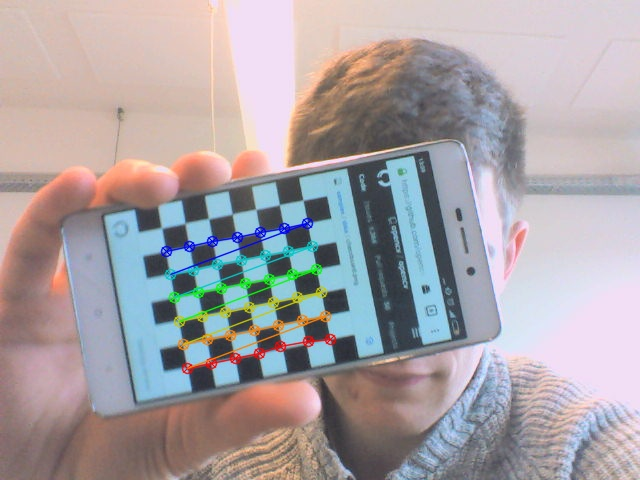
#> input picture calibrationImages/20180326_13h09m37s918838.jpg, 640 x 480 px, given in place of the camera
$ python pedtrack2.py --image calibrationImages/20180326_13h09m37s918838.jpg   (Python 2 division)   (older library calls are emulated)
#> lines starting #> are read from the running program, lines starting #| are printed output that depends on the picture; after the words box and inside, x2 and y2 are one past the last pixel; in counts of white or black regions, pixels touching at a corner belong together
### webcam.py
import cv2
from threading import Thread


class Webcam:

    def __init__(self, input):
#> called with input = 0
        self.video_capture = cv2.VideoCapture(input)
        self.current_frame = self.video_capture.read()[1]
#> self.current_frame is the input picture: shape (480, 640, 3); mean B, G, R 165.3, 161.8, 168.8

    # create thread for capturing images
    def start(self):
        Thread(target=self._update_frame, args=()).start()

    def _update_frame(self):
        while (True):
            self.current_frame = self.video_capture.read()[1]

    # get the current frame
    def get_current_frame(self):
        return self.current_frame

### pedtrack2.py
# import the necessary packages
import argparse
from webcam import Webcam
import numpy as np
import math
import time
import cv2

# construct the argument parser and parse the arguments
ap = argparse.ArgumentParser()
ap.add_argument("-v", "--video", help="path to the video file")
ap.add_argument("-i", "--image", help="path to the background image")
ap.add_argument("-a", "--min-area", type=int, default=500, help="minimum area size")
ap.add_argument("-c", "--calibration-time", type=int, default=300, help="time between calibrations")
args = vars(ap.parse_args())

# if the video argument is None, then we are reading from webcam.py
if args.get("video", None) is None:
    camera = Webcam(0)
    camera.start()
    time.sleep(0.25)

# otherwise, we are reading from a video file
else:
    camera = Webcam(args["video"])
    camera.start()

# load mask image
backgroundImg = cv2.imread(args["image"]).astype(np.float)
backgroundImgHeight, backgroundImgWidth, _ = backgroundImg.shape
#> backgroundImgHeight = 480; backgroundImgWidth = 640

# load calibration image
calibrationImg = cv2.imread("chessboard.png")
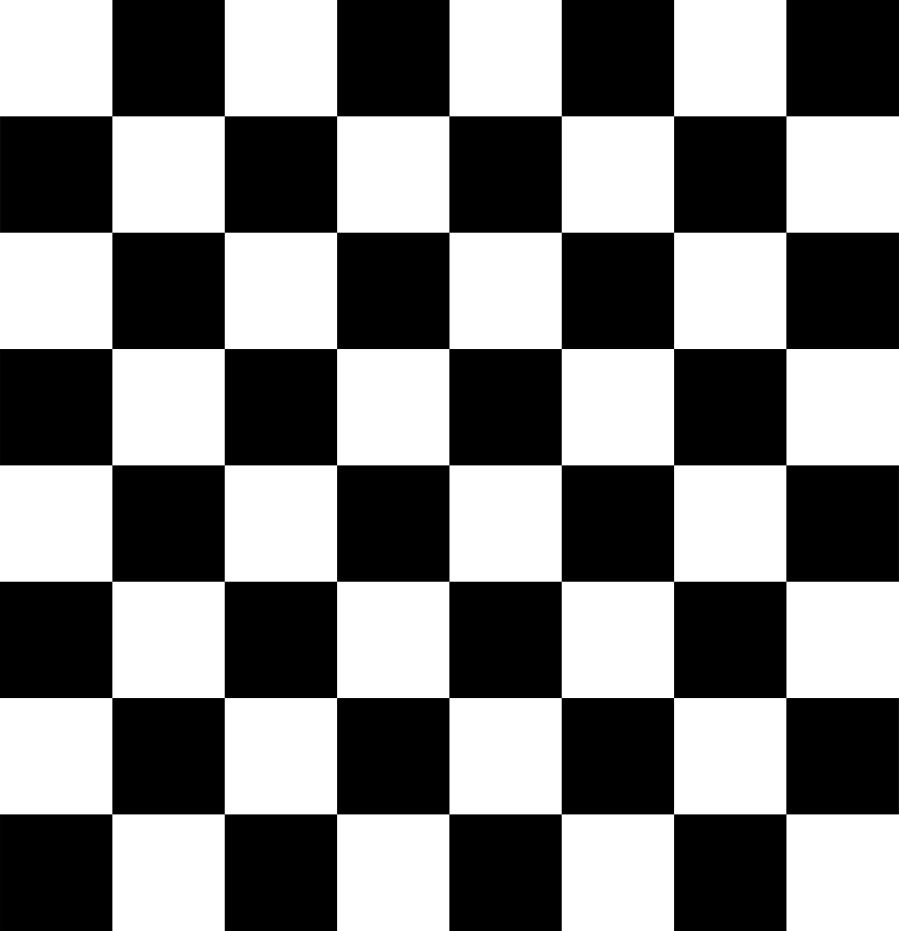
#> input picture chessboard.png, 3595 x 3723 px (shown at 1/4 size)
#> calibrationImg is the input picture: shape (3723, 3595, 3); min 0, max 255, mean 127.5
# resize for fullscreen
calibrationImg = cv2.resize(calibrationImg, (backgroundImgWidth, backgroundImgHeight))
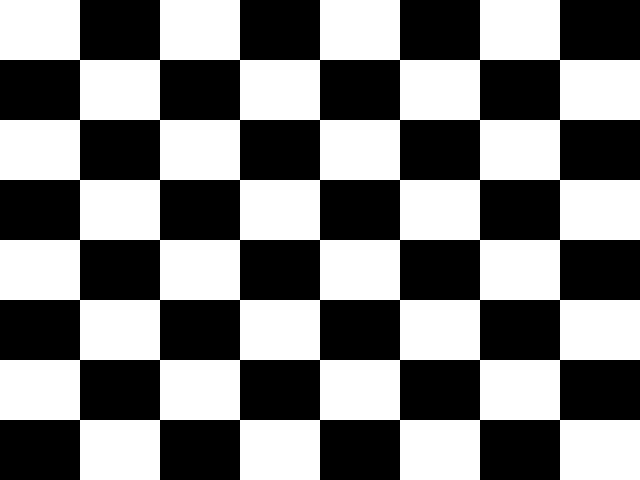
#> calibrationImg: shape (480, 640, 3); 50% white; 1 white region, box (x1, y1, x2, y2) and area: (0, 0, 640, 480) 153600

'''
CALIBRATION PHASE
'''

def get_projection_distortion(sampleCount):
    print "Getting Projection Distortion..."

    # count successful samples
    i = 0

    # termination criteria
    criteria = (cv2.TERM_CRITERIA_EPS + cv2.TERM_CRITERIA_MAX_ITER, 30, 0.001)

    # prepare object points, like (0,0,0), (1,0,0), (2,0,0) ....,(6,5,0)
    objp = np.zeros((6 * 7, 3), np.float32)
    objp[:, :2] = np.mgrid[0:7, 0:6].T.reshape(-1, 2)

    # Arrays to store object points and image points from all the images.
    objpoints = []  # 3d point in real world space
    imgpoints = []  # 2d points in image plane.

    # show calibration image in fullscreen
    cv2.namedWindow("Calibration", cv2.WINDOW_NORMAL)
    cv2.setWindowProperty("Calibration", cv2.WINDOW_NORMAL, cv2.WINDOW_FULLSCREEN)
    cv2.imshow("Calibration", calibrationImg)

    while i < sampleCount:

        # get image from webcam.py
        image = camera.get_current_frame()
        gray = cv2.cvtColor(image, cv2.COLOR_BGR2GRAY)

        # DEBUG display image for setup
        # cv2.imshow("test", image)

        # look for chessboard in current pic
        ret, corners = cv2.findChessboardCorners(cv2.cvtColor(image, cv2.COLOR_BGR2GRAY), (7, 6), None)

        if ret:
            i += 1

            print str(i) + " out of " + str(sampleCount) + " Calibration Images done"

            objpoints.append(objp)

            corners2 = cv2.cornerSubPix(gray, corners, (11, 11), (-1, -1), criteria)
            imgpoints.append(corners2)

            # image = cv2.drawChessboardCorners(image, (7, 6), corners, ret)

        # if the `q` key is pressed, break from the loop
        key = cv2.waitKey(1) & 0xFF

        if key == ord("q"):
            break

    return objpoints, imgpoints, gray


def get_projection_corners(imgpoints, shape):
    print "Getting Projection Corners..."

    # print imgpoints
    rect = np.zeros((4, 2), dtype="float32")

    for ip, point in enumerate(rect):
        for ic, coord in enumerate(point):
            rect[ip][ic] = 56789098

    for image in imgpoints:
        for point in image:
            point = point[0]

            # find top-left corner
            if math.hypot(point[0], point[1]) < math.hypot(rect[0][0], rect[0][1]):
                rect[0] = point

            # find top-right corner
            if math.hypot(point[0] - shape["width"], point[1]) < math.hypot(rect[1][0] - shape["width"], rect[1][1]):
                rect[1] = point

            # find lower-right corner
            if math.hypot(point[0] - shape["width"], point[1] - shape["height"]) < math.hypot(rect[2][0] - shape["width"], rect[2][1] - shape["height"]):
                rect[2] = point

            # find lower-right corner
            if math.hypot(point[0], point[1] - shape["height"]) < math.hypot(rect[3][0], rect[3][1] - shape["height"]):
                rect[3] = point

    return rect


def four_point_transform(img, rect):
    (tl, tr, br, bl) = rect

    # compute the width of the new image, which will be the
    # maximum distance between bottom-right and bottom-left
    # x-coordiates or the top-right and top-left x-coordinates
    widthA = np.sqrt(((br[0] - bl[0]) ** 2) + ((br[1] - bl[1]) ** 2))
    widthB = np.sqrt(((tr[0] - tl[0]) ** 2) + ((tr[1] - tl[1]) ** 2))
    maxWidth = max(int(widthA), int(widthB))

    # compute the height of the new image, which will be the
    # maximum distance between the top-right and bottom-right
    # y-coordinates or the top-left and bottom-left y-coordinates
    heightA = np.sqrt(((tr[0] - br[0]) ** 2) + ((tr[1] - br[1]) ** 2))
    heightB = np.sqrt(((tl[0] - bl[0]) ** 2) + ((tl[1] - bl[1]) ** 2))
    maxHeight = max(int(heightA), int(heightB))

    # now that we have the dimensions of the new image, construct
    # the set of destination points to obtain a "birds eye view",
    # (i.e. top-down view) of the image, again specifying points
    # in the top-left, top-right, bottom-right, and bottom-left
    # order
    dst = np.array([
        [0, 0],
        [maxWidth - 1, 0],
        [maxWidth - 1, maxHeight - 1],
        [0, maxHeight - 1]], dtype="float32")

    # compute the perspective transform matrix and then apply it
    M = cv2.getPerspectiveTransform(rect, dst)
    warped = cv2.warpPerspective(img, M, (maxWidth, maxHeight))

    # return the warped image
    return warped


def calibration():
    print "Calibrating..."
    cv2.destroyAllWindows()
    objpoints, imgpoints, gray = get_projection_distortion(3)
#> in get_projection_distortion, `gray = cv2.cvtColor(image, cv2.COLOR_BGR2GRAY)`:
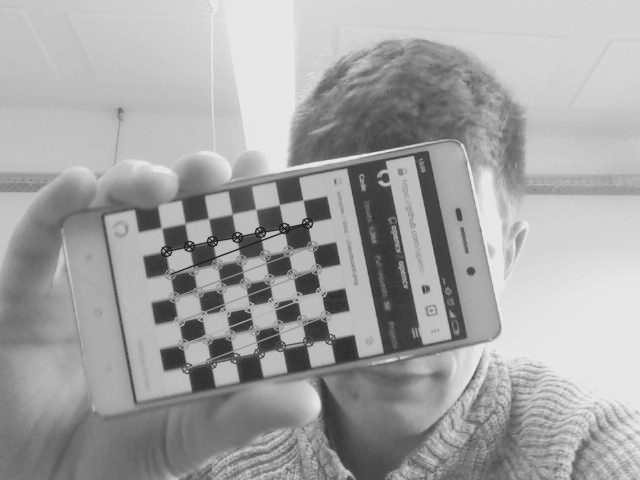
#> gray: shape (480, 640); min 24, max 240, mean 164.3
#> in get_projection_distortion, `ret, corners = cv2.findChessboardCorners(cv2.cvtColor(image, cv2.COLOR..`: ret = False; corners = None
#> (key q is pressed here)
    height, width = gray.shape
    rect = get_projection_corners(imgpoints, {"width": width, "height": height})
    print rect

    ret, mtx, dist, rvecs, tvecs = cv2.calibrateCamera(objpoints, imgpoints, gray.shape[::-1], None, None)

    # destroy all windows, display black image and wait, so we have a neutral first frame
    cv2.destroyAllWindows()
    blackImg = np.zeros((backgroundImgHeight, backgroundImgWidth, 3), np.float)
    cv2.namedWindow("Calibration", cv2.WINDOW_NORMAL)
    cv2.setWindowProperty("Calibration", cv2.WINDOW_NORMAL, cv2.WINDOW_FULLSCREEN)
    cv2.imshow("Calibration", blackImg)
    cv2.waitKey(3000)
    time.sleep(3)
    cv2.destroyAllWindows()

    return rect


'''
MOTION DETECTION
'''

#global variables
calibration_timestamp = time.time()

rect = calibration()
#> in calibration, `objpoints, imgpoints, gray = get_projection_distortion(3)`: objpoints = []
#> after the loop in get_projection_corners, `for image in imgpoints:`: rect = [[56789096, 56789096], [56789096, 56789096], [56789096, 56789096], [56789096, 56789096]]
#| [[56789096. 56789096.]
#|  [56789096. 56789096.]
#|  [56789096. 56789096.]
#|  [56789096. 56789096.]]
#> (the run stopped early here; a loop or call above may not have finished)
